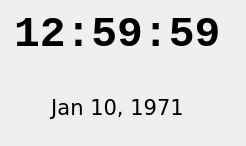
<?xml version="1.0" encoding="UTF-8"?>
<ui version="4.0">
 <class>Clock</class>
 <widget class="QWidget" name="Clock">
  <property name="geometry">
   <rect>
    <x>0</x>
    <y>0</y>
    <width>246</width>
    <height>146</height>
   </rect>
  </property>
  <property name="windowTitle">
   <string>Form</string>
  </property>
  <widget class="QWidget" name="gridLayoutWidget">
   <property name="geometry">
    <rect>
     <x>0</x>
     <y>0</y>
     <width>241</width>
     <height>131</height>
    </rect>
   </property>
   <layout class="QGridLayout" name="gridLayout">
    <item row="0" column="1">
     <spacer name="clockBarTopVSpacer">
      <property name="orientation">
       <enum>Qt::Vertical</enum>
      </property>
      <property name="sizeType">
       <enum>QSizePolicy::Fixed</enum>
      </property>
      <property name="sizeHint" stdset="0">
       <size>
        <width>20</width>
        <height>10</height>
       </size>
      </property>
     </spacer>
    </item>
    <item row="2" column="1">
     <spacer name="clockBarMiddleVSpacer">
      <property name="orientation">
       <enum>Qt::Vertical</enum>
      </property>
      <property name="sizeType">
       <enum>QSizePolicy::Expanding</enum>
      </property>
      <property name="sizeHint" stdset="0">
       <size>
        <width>20</width>
        <height>6</height>
       </size>
      </property>
     </spacer>
    </item>
    <item row="1" column="0">
     <spacer name="clockBarLeftHSpacer">
      <property name="orientation">
       <enum>Qt::Horizontal</enum>
      </property>
      <property name="sizeHint" stdset="0">
       <size>
        <width>10</width>
        <height>20</height>
       </size>
      </property>
     </spacer>
    </item>
    <item row="1" column="2">
     <spacer name="clockBarRightHSpacer">
      <property name="orientation">
       <enum>Qt::Horizontal</enum>
      </property>
      <property name="sizeType">
       <enum>QSizePolicy::Fixed</enum>
      </property>
      <property name="sizeHint" stdset="0">
       <size>
        <width>20</width>
        <height>20</height>
       </size>
      </property>
     </spacer>
    </item>
    <item row="1" column="1">
     <widget class="QLabel" name="timeLabel">
      <property name="sizePolicy">
       <sizepolicy hsizetype="Expanding" vsizetype="Expanding">
        <horstretch>0</horstretch>
        <verstretch>0</verstretch>
       </sizepolicy>
      </property>
      <property name="font">
       <font>
        <family>Monospace</family>
        <pointsize>32</pointsize>
        <weight>75</weight>
        <bold>true</bold>
        <kerning>true</kerning>
       </font>
      </property>
      <property name="text">
       <string>12:59:59</string>
      </property>
     </widget>
    </item>
    <item row="3" column="1">
     <widget class="QLabel" name="dateLabel">
      <property name="sizePolicy">
       <sizepolicy hsizetype="Expanding" vsizetype="Expanding">
        <horstretch>0</horstretch>
        <verstretch>0</verstretch>
       </sizepolicy>
      </property>
      <property name="font">
       <font>
        <family>DejaVu Sans</family>
        <pointsize>16</pointsize>
       </font>
      </property>
      <property name="text">
       <string>Jan 10, 1971</string>
      </property>
      <property name="alignment">
       <set>Qt::AlignCenter</set>
      </property>
     </widget>
    </item>
    <item row="4" column="1">
     <spacer name="clockBarBottomVSpacer">
      <property name="orientation">
       <enum>Qt::Vertical</enum>
      </property>
      <property name="sizeType">
       <enum>QSizePolicy::Fixed</enum>
      </property>
      <property name="sizeHint" stdset="0">
       <size>
        <width>20</width>
        <height>10</height>
       </size>
      </property>
     </spacer>
    </item>
   </layout>
  </widget>
 </widget>
 <resources/>
 <connections/>
</ui>
